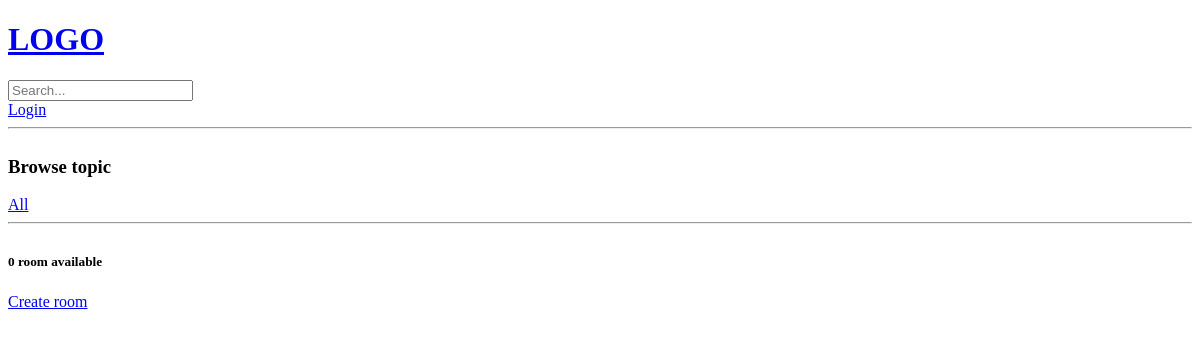
/, run on an earlier commit of the app's database.
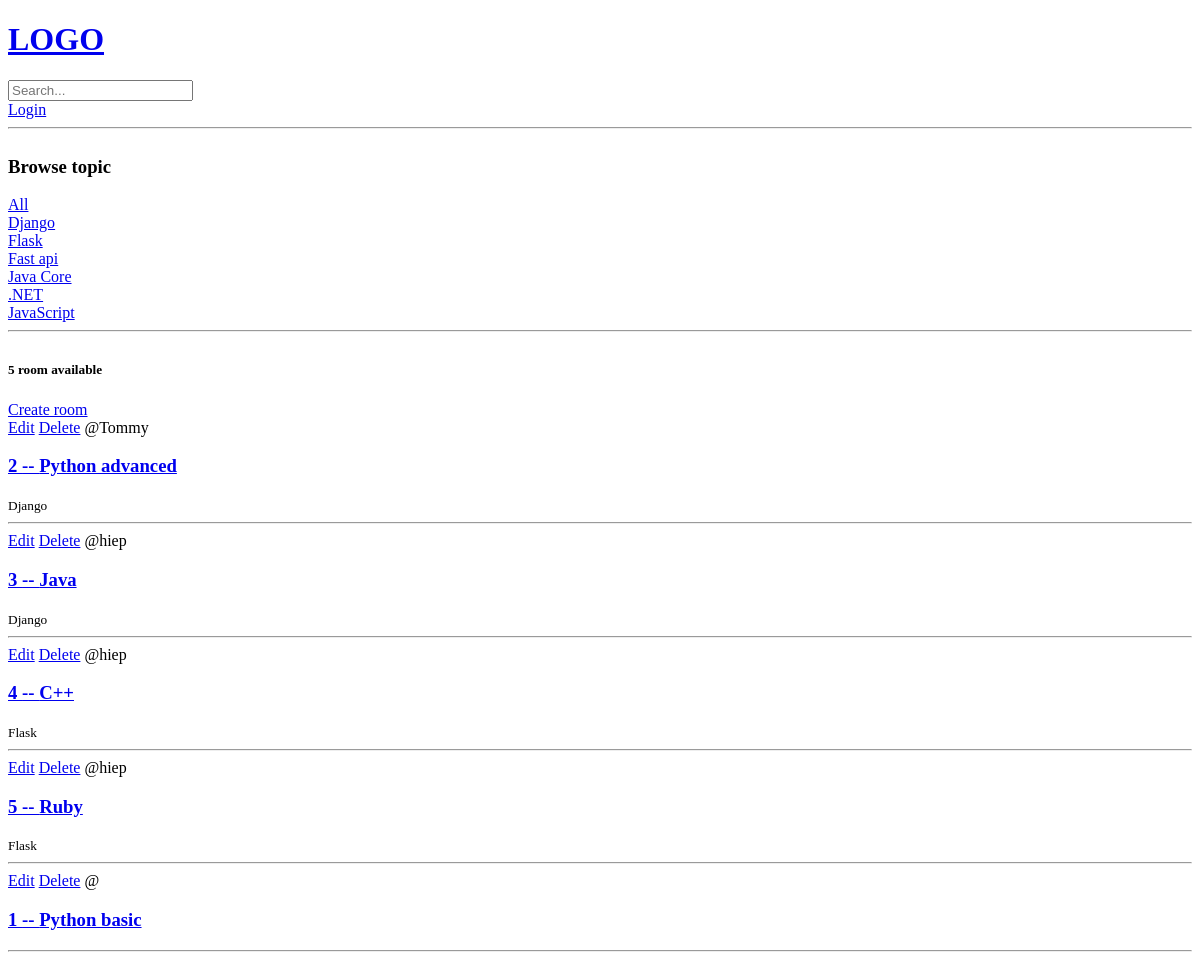
And on a later commit of the database.
### base/models.py (models this page shows, shortened)
class Topic(models.Model):
    name = models.CharField(max_length=200)

class Room(models.Model):
    host = models.ForeignKey(User, on_delete=models.SET_NULL, null=True)
    topic = models.ForeignKey(Topic, on_delete=models.SET_NULL, null=True)
    name = models.CharField(max_length=200)
    description = models.TextField(null=True, blank=True)
    updated = models.DateTimeField(auto_now=True)
    created = models.DateTimeField(auto_now_add=True)
    class Meta:
        ordering = ['-updated', '-created']

### base/views.py (the view)
# urls.py: path('', views.home, name='home'),
def home(request):
    q = request.GET.get('q') if request.GET.get('q') != None else ''
    rooms = Room.objects.filter(
        Q(topic__name__icontains=q) |
        Q(name__icontains=q) |
        Q(description__icontains=q)
    )  # icontains là chỉ cần trùng kí tự không cần hết từ
    room_count = rooms.count()
    topics = Topic.objects.all()
    context = {'rooms': rooms, 'topics': topics, 'room_count': room_count}
    return render(request, 'base/home.html', context)

### base/templates/base/home.html (shortened to what this page needs)
{% extends 'main.html' %} {% block content %}
<div class="home-container">
  <div>
    <h3>Browse topic</h3>
    <a href="/">All</a>
    {% for topic in topics %}
    <div>
      <a href="{% url 'home' %}?q={{topic.name}}">{{topic.name}}</a>
    </div>
    {% endfor %}
    <hr />
  </div>
  <div>
    <h5>{{room_count}} room available</h5>
    <a href="{% url 'create-room' %}">Create room</a>
    <div>
      {% for room in rooms %}
      <div>
        <a href="{% url 'update-room' room.id %}">Edit</a>
        <a href="{% url 'delete-room' room.id %}">Delete</a>
        <span>@{{room.host.username}}</span>
        <h3>
          <a href="{% url 'room' room.id %}">{{room.id}} -- {{room.name}}</a>
        </h3>
        <small>{{room.topic.name}}</small>
        <hr />
        {% endfor %}
      </div>
    </div>
  </div>
</div>
{% endblock %}

### templates/main.html (shortened to what this page needs)
<!DOCTYPE html>
<html lang="en">
<head>
</head>
<body>
    {% include 'navbar.html' %}
    {% block content %}
    {% endblock %}
</body>
</html>

### templates/navbar.html
<a href="/">
  <h1>LOGO</h1>
</a>
<form action="{% url 'home' %}" method="GET">
  <input type="text" name="q" id="" placeholder="Search..." />
</form>
{% if request.user.is_authenticated %}
<a href="{% url 'logout' %}">Logout</a>
{% else %}
<a href="{% url 'login' %}">Login</a>
{% endif %}
<hr />

### base/templates/base/home.html (style rules this page uses)
.home-container { display: grid; grid-template-columns: 1fr, 3fr; }

What changed in the data, as far as the page shows it:
added Topic: name "Django"
added Topic: name "Flask"
added Topic: name "Fast api"
added Topic: name "Java Core"
added Topic: name ".NET"
added Topic: name "JavaScript"
added Room: host.username "Tommy", id "2", name "Python advanced", topic.name "Django"
added Room: host.username "hiep", id "3", name "Java", topic.name "Django"
added Room: host.username "hiep", id "4", name "C++", topic.name "Flask"
added Room: host.username "hiep", id "5", name "Ruby", topic.name "Flask"
added Room: id "1", name "Python basic"
Also different on the page:
{{ room_count }}: "0" → "5"
